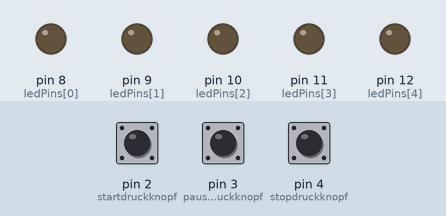
This sketch was run on a simulated Arduino Uno, built with avr-gcc and run on an emulated ATmega328P. Parts: output pins drawn as LEDs (lit = HIGH). Dashed ring = blinking. The test bench sets the inputs (shaded band); at power-on: pin 2 (startdruckknopf) HIGH, pin 3 (pausedruckknopf) HIGH, pin 4 (stopdruckknopf) HIGH.

Above: at 1.2 s.
1.3 s: pin 2 (startdruckknopf) pulled LOW for 0.15 s
At 1.54 s:
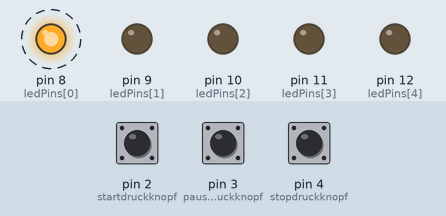
4.3 s: pin 3 (pausedruckknopf) pulled LOW for 0.15 s
At 4.3 s:
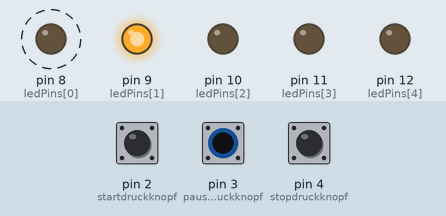
5.9 s: pin 3 (pausedruckknopf) pulled LOW for 1 s
At 9.8 s:
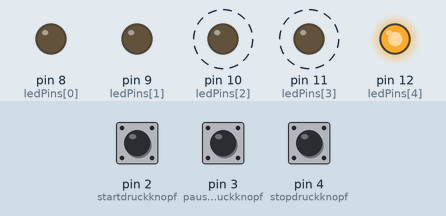
9.9 s: pin 3 (pausedruckknopf) pulled LOW for 3.2 s
At 10.4 s:
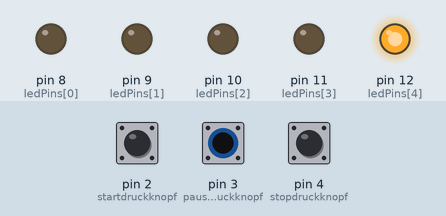
Timing chart, 0 to 12.9 s (numbered marks = the images above; inputs shaded):
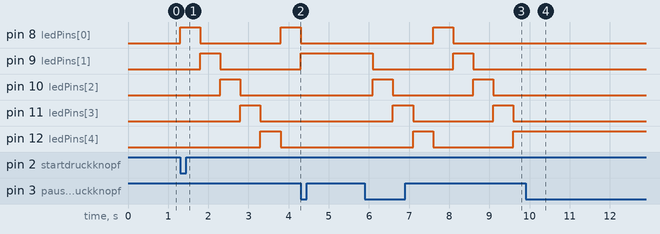

The sketch:

druckknoepfeledabfolge.ino
```cpp
/**
 * @file druckknoepfeledabfolge.ino
 * @brief Controls an LED sequence with three push buttons.
 *
 * The start push button starts the LED sequence.
 * The pause push button pauses or continues the sequence.
 * The stop push button stops the sequence and turns all LEDs off.
 */

const int startdruckknopf = 2; ///< Input pin for the start push button.
const int pausedruckknopf = 3; ///< Input pin for the pause push button.
const int stopdruckknopf = 4;  ///< Input pin for the stop push button.

const int ledPins[] = {8, 9, 10, 11, 12}; ///< Output pins for the LEDs.
const int anzahlLeds = 5;                 ///< Number of connected LEDs.

bool programmLaeuft = false; ///< Shows whether the LED sequence is active.
bool programmPause = false;  ///< Shows whether the LED sequence is paused.

int aktuelleLed = 0;                 ///< Number of the currently active LED.
unsigned long letzteZeit = 0;        ///< Time of the last LED change.
const unsigned long intervall = 500; ///< Time between LED changes in milliseconds.

bool letzterPauseStatus = HIGH; ///< Previous state of the pause push button.

/**
 * @brief Runs once when the Arduino starts.
 *
 * The push buttons are set as inputs with internal pull-up resistors.
 * The LED pins are set as outputs.
 */
void setup() {
  pinMode(startdruckknopf, INPUT_PULLUP); ///< Start push button as input.
  pinMode(pausedruckknopf, INPUT_PULLUP); ///< Pause push button as input.
  pinMode(stopdruckknopf, INPUT_PULLUP);  ///< Stop push button as input.

  for (int i = 0; i < anzahlLeds; i++) {
    pinMode(ledPins[i], OUTPUT); ///< Sets the LED pin as output.
  }

  alleLedsAus();
}

/**
 * @brief Main program that runs repeatedly.
 *
 * It checks the three push buttons and controls the LED sequence
 * depending on the input.
 */
void loop() {
  if (digitalRead(startdruckknopf) == LOW) {
    programmLaeuft = true;
    programmPause = false;
  }

  if (digitalRead(stopdruckknopf) == LOW) {
    programmLaeuft = false;
    programmPause = false;
    aktuelleLed = 0;
    alleLedsAus();
  }

  bool aktuellerPauseStatus = digitalRead(pausedruckknopf); ///< Current state of the pause push button.

  if (letzterPauseStatus == HIGH && aktuellerPauseStatus == LOW) {
    programmPause = !programmPause;
    delay(200); ///< Simple debounce for the push button.
  }

  letzterPauseStatus = aktuellerPauseStatus;

  if (programmLaeuft && !programmPause) {
    ledAbfolge();
  }
}

/**
 * @brief Turns all LEDs off.
 *
 * All LED pins are set to LOW.
 */
void alleLedsAus() {
  for (int i = 0; i < anzahlLeds; i++) {
    digitalWrite(ledPins[i], LOW);
  }
}

/**
 * @brief Makes the LEDs light up one after another.
 *
 * After the defined interval has passed, the current LED is turned off
 * and the next LED is turned on.
 */
void ledAbfolge() {
  unsigned long aktuelleZeit = millis(); ///< Current runtime of the Arduino in milliseconds.

  if (aktuelleZeit - letzteZeit >= intervall) {
    letzteZeit = aktuelleZeit;

    alleLedsAus();
    digitalWrite(ledPins[aktuelleLed], HIGH);

    aktuelleLed++;

    if (aktuelleLed >= anzahlLeds) {
      aktuelleLed = 0;
    }
  }
}
```

Measured:
- after the input at 1.3 s, pin 8 (ledPins[0]): alternates HIGH for 0.50 s and LOW for 2.0 s, starting at once; pin 9 (ledPins[1]): LOW → HIGH after 0.50 s, → LOW 0.50 s later, → HIGH 2.0 s later
- after the input at 4.3 s, pin 9 (ledPins[1]): stays HIGH (without the input it goes to LOW after 0.50 s); pin 10 (ledPins[2]): stays LOW (without the input it goes to HIGH after 0.50 s); pin 11 (ledPins[3]): stays LOW (without the input it goes to HIGH after 1.0 s); pin 12 (ledPins[4]): stays LOW (without the input it goes to HIGH after 1.5 s)
- after the input at 5.9 s, pin 8 (ledPins[0]): LOW → HIGH after 1.7 s, → LOW 0.50 s later; pin 9 (ledPins[1]): HIGH → LOW after 0.20 s, → HIGH 2.0 s later, → LOW 0.50 s later
- after the input at 9.9 s, pin 8 (ledPins[0]), pin 9 (ledPins[1]), pin 10 (ledPins[2]), pin 11 (ledPins[3]): stops changing and stays LOW; pin 12 (ledPins[4]): stops changing and stays HIGH
